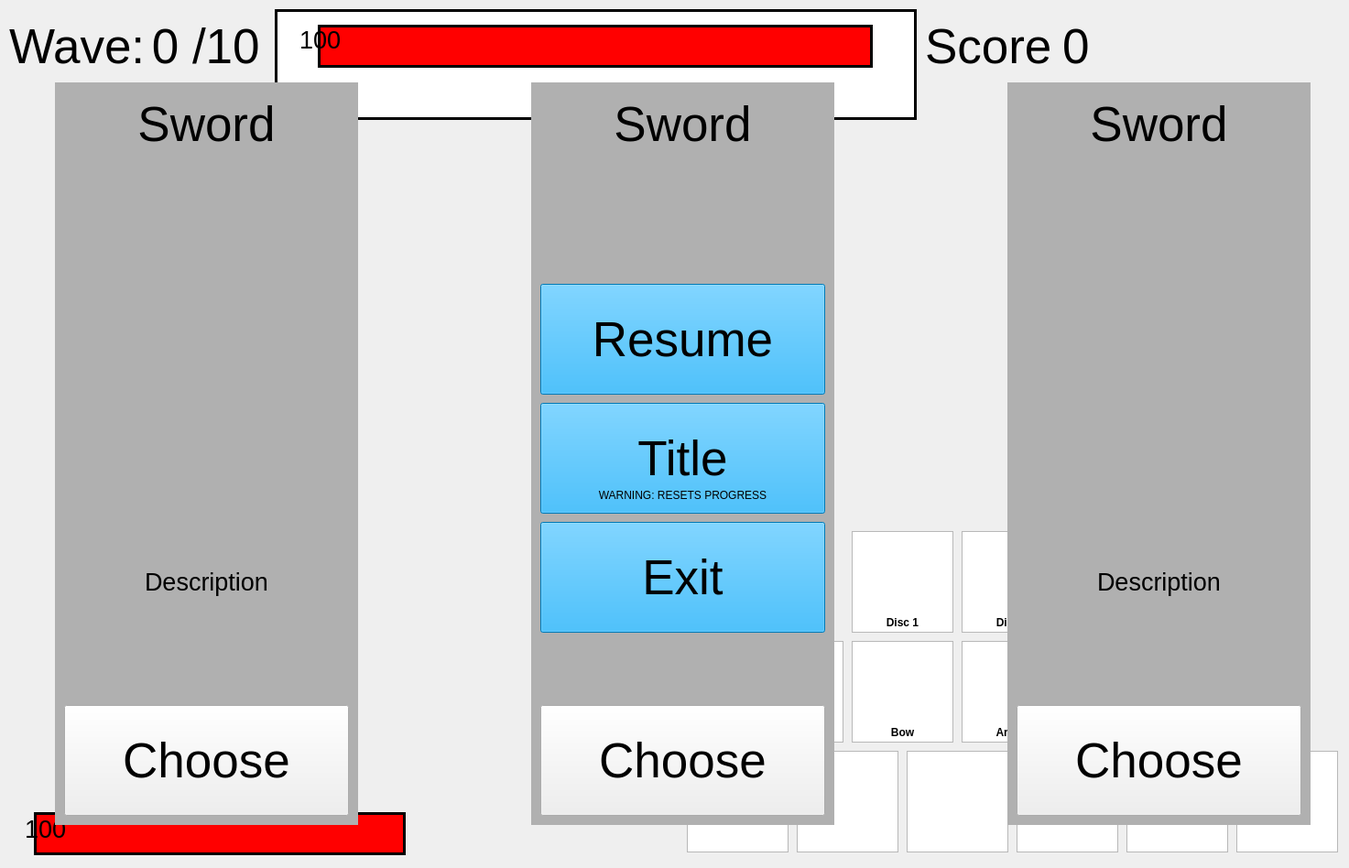
<?xml version="1.0" encoding="UTF-8"?>
<ui version="4.0">
 <class>MainWindow</class>
 <widget class="QMainWindow" name="MainWindow">
  <property name="geometry">
   <rect>
    <x>0</x>
    <y>0</y>
    <width>1473</width>
    <height>948</height>
   </rect>
  </property>
  <property name="windowTitle">
   <string>Page 1</string>
  </property>
  <widget class="QWidget" name="centralwidget">
   <widget class="QLabel" name="lbl_player">
    <property name="geometry">
     <rect>
      <x>260</x>
      <y>350</y>
      <width>91</width>
      <height>81</height>
     </rect>
    </property>
    <property name="text">
     <string/>
    </property>
    <property name="pixmap">
     <pixmap>../images/character_bottom_5.png</pixmap>
    </property>
    <property name="scaledContents">
     <bool>true</bool>
    </property>
   </widget>
   <widget class="QListWidget" name="lst_slot_1">
    <property name="geometry">
     <rect>
      <x>750</x>
      <y>820</y>
      <width>111</width>
      <height>111</height>
     </rect>
    </property>
    <property name="font">
     <font>
      <pointsize>9</pointsize>
     </font>
    </property>
   </widget>
   <widget class="QListWidget" name="lst_slot_2">
    <property name="geometry">
     <rect>
      <x>870</x>
      <y>820</y>
      <width>111</width>
      <height>111</height>
     </rect>
    </property>
   </widget>
   <widget class="QListWidget" name="lst_slot_3">
    <property name="geometry">
     <rect>
      <x>990</x>
      <y>820</y>
      <width>111</width>
      <height>111</height>
     </rect>
    </property>
   </widget>
   <widget class="QListWidget" name="lst_slot_4">
    <property name="geometry">
     <rect>
      <x>1110</x>
      <y>820</y>
      <width>111</width>
      <height>111</height>
     </rect>
    </property>
   </widget>
   <widget class="QListWidget" name="lst_slot_5">
    <property name="geometry">
     <rect>
      <x>1230</x>
      <y>820</y>
      <width>111</width>
      <height>111</height>
     </rect>
    </property>
   </widget>
   <widget class="QListWidget" name="lst_slot_trash">
    <property name="geometry">
     <rect>
      <x>1350</x>
      <y>820</y>
      <width>111</width>
      <height>111</height>
     </rect>
    </property>
   </widget>
   <widget class="QListWidget" name="lst_slot_song1">
    <property name="geometry">
     <rect>
      <x>930</x>
      <y>580</y>
      <width>111</width>
      <height>111</height>
     </rect>
    </property>
   </widget>
   <widget class="QListWidget" name="lst_slot_song2">
    <property name="geometry">
     <rect>
      <x>1050</x>
      <y>580</y>
      <width>111</width>
      <height>111</height>
     </rect>
    </property>
   </widget>
   <widget class="QListWidget" name="lst_slot_song3">
    <property name="geometry">
     <rect>
      <x>1170</x>
      <y>580</y>
      <width>111</width>
      <height>111</height>
     </rect>
    </property>
   </widget>
   <widget class="QListWidget" name="lst_slot_melee">
    <property name="geometry">
     <rect>
      <x>810</x>
      <y>700</y>
      <width>111</width>
      <height>111</height>
     </rect>
    </property>
   </widget>
   <widget class="QListWidget" name="lst_slot_ranged">
    <property name="geometry">
     <rect>
      <x>930</x>
      <y>700</y>
      <width>111</width>
      <height>111</height>
     </rect>
    </property>
   </widget>
   <widget class="QLabel" name="lbl_backround">
    <property name="geometry">
     <rect>
      <x>-10</x>
      <y>0</y>
      <width>1491</width>
      <height>961</height>
     </rect>
    </property>
    <property name="text">
     <string/>
    </property>
    <property name="pixmap">
     <pixmap>../images/grass_backround.png</pixmap>
    </property>
    <property name="scaledContents">
     <bool>true</bool>
    </property>
    <property name="alignment">
     <set>Qt::AlignmentFlag::AlignCenter</set>
    </property>
   </widget>
   <widget class="QLabel" name="lbl_weapon_1">
    <property name="geometry">
     <rect>
      <x>270</x>
      <y>300</y>
      <width>71</width>
      <height>31</height>
     </rect>
    </property>
    <property name="text">
     <string/>
    </property>
    <property name="scaledContents">
     <bool>true</bool>
    </property>
   </widget>
   <widget class="QLabel" name="lbl_weapon_2">
    <property name="geometry">
     <rect>
      <x>350</x>
      <y>320</y>
      <width>51</width>
      <height>31</height>
     </rect>
    </property>
    <property name="text">
     <string/>
    </property>
    <property name="scaledContents">
     <bool>true</bool>
    </property>
   </widget>
   <widget class="QLabel" name="lbl_weapon_8">
    <property name="geometry">
     <rect>
      <x>210</x>
      <y>320</y>
      <width>51</width>
      <height>31</height>
     </rect>
    </property>
    <property name="text">
     <string/>
    </property>
    <property name="scaledContents">
     <bool>true</bool>
    </property>
   </widget>
   <widget class="QLabel" name="lbl_weapon_7">
    <property name="geometry">
     <rect>
      <x>210</x>
      <y>370</y>
      <width>41</width>
      <height>71</height>
     </rect>
    </property>
    <property name="text">
     <string/>
    </property>
    <property name="scaledContents">
     <bool>true</bool>
    </property>
   </widget>
   <widget class="QLabel" name="lbl_weapon_6">
    <property name="geometry">
     <rect>
      <x>210</x>
      <y>440</y>
      <width>61</width>
      <height>31</height>
     </rect>
    </property>
    <property name="text">
     <string/>
    </property>
    <property name="scaledContents">
     <bool>true</bool>
    </property>
   </widget>
   <widget class="QLabel" name="lbl_weapon_3">
    <property name="geometry">
     <rect>
      <x>360</x>
      <y>370</y>
      <width>41</width>
      <height>71</height>
     </rect>
    </property>
    <property name="text">
     <string/>
    </property>
    <property name="scaledContents">
     <bool>true</bool>
    </property>
   </widget>
   <widget class="QLabel" name="lbl_weapon_4">
    <property name="geometry">
     <rect>
      <x>350</x>
      <y>440</y>
      <width>51</width>
      <height>31</height>
     </rect>
    </property>
    <property name="text">
     <string/>
    </property>
    <property name="scaledContents">
     <bool>true</bool>
    </property>
   </widget>
   <widget class="QLabel" name="lbl_weapon_5">
    <property name="geometry">
     <rect>
      <x>270</x>
      <y>450</y>
      <width>71</width>
      <height>31</height>
     </rect>
    </property>
    <property name="text">
     <string/>
    </property>
    <property name="scaledContents">
     <bool>true</bool>
    </property>
   </widget>
   <widget class="QLabel" name="lbl_healthbar">
    <property name="geometry">
     <rect>
      <x>40</x>
      <y>890</y>
      <width>400</width>
      <height>41</height>
     </rect>
    </property>
    <property name="styleSheet">
     <string notr="true">background-color: rgb(255, 0, 0)</string>
    </property>
    <property name="text">
     <string/>
    </property>
   </widget>
   <widget class="QLabel" name="lbl_healthbarbg">
    <property name="geometry">
     <rect>
      <x>37</x>
      <y>887</y>
      <width>406</width>
      <height>47</height>
     </rect>
    </property>
    <property name="maximumSize">
     <size>
      <width>500</width>
      <height>48</height>
     </size>
    </property>
    <property name="styleSheet">
     <string notr="true">background-color: rgb(255, 255, 255); border: 3px solid #000000</string>
    </property>
    <property name="text">
     <string/>
    </property>
   </widget>
   <widget class="QLabel" name="lbl_heartnobg">
    <property name="geometry">
     <rect>
      <x>-20</x>
      <y>880</y>
      <width>141</width>
      <height>61</height>
     </rect>
    </property>
    <property name="text">
     <string/>
    </property>
    <property name="pixmap">
     <pixmap>../images/heartnobg.png</pixmap>
    </property>
    <property name="scaledContents">
     <bool>true</bool>
    </property>
   </widget>
   <widget class="QLabel" name="lbl_playerhealth">
    <property name="geometry">
     <rect>
      <x>27</x>
      <y>880</y>
      <width>51</width>
      <height>51</height>
     </rect>
    </property>
    <property name="font">
     <font>
      <pointsize>20</pointsize>
     </font>
    </property>
    <property name="styleSheet">
     <string notr="true">color: rgb(0, 0, 0);</string>
    </property>
    <property name="text">
     <string>100</string>
    </property>
   </widget>
   <widget class="QListWidget" name="lst_slot_armor">
    <property name="geometry">
     <rect>
      <x>1050</x>
      <y>700</y>
      <width>111</width>
      <height>111</height>
     </rect>
    </property>
   </widget>
   <widget class="QLabel" name="lbl_bowability">
    <property name="geometry">
     <rect>
      <x>450</x>
      <y>880</y>
      <width>51</width>
      <height>51</height>
     </rect>
    </property>
    <property name="text">
     <string/>
    </property>
    <property name="pixmap">
     <pixmap>../images/bow_ability.png</pixmap>
    </property>
    <property name="scaledContents">
     <bool>true</bool>
    </property>
   </widget>
   <widget class="QLabel" name="lbl_bowcooldown">
    <property name="geometry">
     <rect>
      <x>450</x>
      <y>880</y>
      <width>51</width>
      <height>51</height>
     </rect>
    </property>
    <property name="font">
     <font>
      <pointsize>20</pointsize>
      <bold>true</bold>
     </font>
    </property>
    <property name="styleSheet">
     <string notr="true"/>
    </property>
    <property name="text">
     <string/>
    </property>
    <property name="alignment">
     <set>Qt::AlignmentFlag::AlignCenter</set>
    </property>
   </widget>
   <widget class="QLabel" name="lbl_wavename">
    <property name="geometry">
     <rect>
      <x>10</x>
      <y>10</y>
      <width>151</width>
      <height>81</height>
     </rect>
    </property>
    <property name="font">
     <font>
      <pointsize>40</pointsize>
     </font>
    </property>
    <property name="text">
     <string>Wave:</string>
    </property>
   </widget>
   <widget class="QLabel" name="lbl_wave">
    <property name="geometry">
     <rect>
      <x>150</x>
      <y>10</y>
      <width>61</width>
      <height>81</height>
     </rect>
    </property>
    <property name="font">
     <font>
      <pointsize>40</pointsize>
     </font>
    </property>
    <property name="text">
     <string>0</string>
    </property>
    <property name="alignment">
     <set>Qt::AlignmentFlag::AlignCenter</set>
    </property>
   </widget>
   <widget class="QLabel" name="lbl_wavename_2">
    <property name="geometry">
     <rect>
      <x>210</x>
      <y>10</y>
      <width>101</width>
      <height>81</height>
     </rect>
    </property>
    <property name="font">
     <font>
      <pointsize>40</pointsize>
     </font>
    </property>
    <property name="text">
     <string>/10</string>
    </property>
   </widget>
   <widget class="QLabel" name="lbl_scorename">
    <property name="geometry">
     <rect>
      <x>1010</x>
      <y>10</y>
      <width>141</width>
      <height>81</height>
     </rect>
    </property>
    <property name="font">
     <font>
      <pointsize>40</pointsize>
     </font>
    </property>
    <property name="text">
     <string>Score:</string>
    </property>
   </widget>
   <widget class="QLabel" name="lbl_score">
    <property name="geometry">
     <rect>
      <x>1160</x>
      <y>10</y>
      <width>301</width>
      <height>81</height>
     </rect>
    </property>
    <property name="font">
     <font>
      <pointsize>40</pointsize>
     </font>
    </property>
    <property name="text">
     <string>0</string>
    </property>
   </widget>
   <widget class="QLabel" name="lbl_yapyapyap">
    <property name="geometry">
     <rect>
      <x>300</x>
      <y>10</y>
      <width>701</width>
      <height>121</height>
     </rect>
    </property>
    <property name="styleSheet">
     <string notr="true">background-color: rgb(255, 255, 255); border: 3px solid #000000</string>
    </property>
    <property name="text">
     <string/>
    </property>
    <property name="alignment">
     <set>Qt::AlignmentFlag::AlignCenter</set>
    </property>
   </widget>
   <widget class="QLabel" name="lbl_bosshealthbar">
    <property name="geometry">
     <rect>
      <x>350</x>
      <y>30</y>
      <width>600</width>
      <height>41</height>
     </rect>
    </property>
    <property name="styleSheet">
     <string notr="true">background-color: rgb(255, 0, 0)</string>
    </property>
    <property name="text">
     <string/>
    </property>
   </widget>
   <widget class="QLabel" name="lbl_bossheartnobg">
    <property name="geometry">
     <rect>
      <x>280</x>
      <y>18</y>
      <width>141</width>
      <height>61</height>
     </rect>
    </property>
    <property name="text">
     <string/>
    </property>
    <property name="pixmap">
     <pixmap>../images/heartnobg.png</pixmap>
    </property>
    <property name="scaledContents">
     <bool>true</bool>
    </property>
   </widget>
   <widget class="QLabel" name="lbl_bosshealth">
    <property name="geometry">
     <rect>
      <x>327</x>
      <y>18</y>
      <width>51</width>
      <height>51</height>
     </rect>
    </property>
    <property name="font">
     <font>
      <pointsize>20</pointsize>
     </font>
    </property>
    <property name="styleSheet">
     <string notr="true">color: rgb(0, 0, 0);</string>
    </property>
    <property name="text">
     <string>100</string>
    </property>
   </widget>
   <widget class="QLabel" name="lbl_bosshealthbarbg">
    <property name="geometry">
     <rect>
      <x>347</x>
      <y>27</y>
      <width>606</width>
      <height>47</height>
     </rect>
    </property>
    <property name="styleSheet">
     <string notr="true">background-color: rgb(255, 255, 255); border: 3px solid #000000</string>
    </property>
    <property name="text">
     <string/>
    </property>
   </widget>
   <widget class="QLabel" name="lbl_bossname">
    <property name="geometry">
     <rect>
      <x>360</x>
      <y>70</y>
      <width>411</width>
      <height>41</height>
     </rect>
    </property>
    <property name="font">
     <font>
      <pointsize>20</pointsize>
     </font>
    </property>
    <property name="text">
     <string/>
    </property>
   </widget>
   <widget class="QListWidget" name="lst_slot_boots">
    <property name="geometry">
     <rect>
      <x>1170</x>
      <y>700</y>
      <width>111</width>
      <height>111</height>
     </rect>
    </property>
   </widget>
   <widget class="QListWidget" name="lst_slot_lifeforce">
    <property name="geometry">
     <rect>
      <x>1290</x>
      <y>700</y>
      <width>111</width>
      <height>111</height>
     </rect>
    </property>
   </widget>
   <widget class="QLabel" name="lbl_choice1_backround">
    <property name="geometry">
     <rect>
      <x>60</x>
      <y>90</y>
      <width>331</width>
      <height>811</height>
     </rect>
    </property>
    <property name="styleSheet">
     <string notr="true">background-color: rgb(176, 176, 176);</string>
    </property>
    <property name="text">
     <string/>
    </property>
   </widget>
   <widget class="QLabel" name="lbl_choice1_title">
    <property name="geometry">
     <rect>
      <x>70</x>
      <y>100</y>
      <width>311</width>
      <height>71</height>
     </rect>
    </property>
    <property name="font">
     <font>
      <pointsize>40</pointsize>
     </font>
    </property>
    <property name="text">
     <string>Sword</string>
    </property>
    <property name="alignment">
     <set>Qt::AlignmentFlag::AlignCenter</set>
    </property>
   </widget>
   <widget class="QLabel" name="lbl_choice1_image">
    <property name="geometry">
     <rect>
      <x>70</x>
      <y>180</y>
      <width>311</width>
      <height>321</height>
     </rect>
    </property>
    <property name="text">
     <string/>
    </property>
    <property name="pixmap">
     <pixmap>../images/wooden_sword_base.gif</pixmap>
    </property>
    <property name="scaledContents">
     <bool>true</bool>
    </property>
   </widget>
   <widget class="QLabel" name="lbl_choice1_description">
    <property name="geometry">
     <rect>
      <x>70</x>
      <y>510</y>
      <width>311</width>
      <height>251</height>
     </rect>
    </property>
    <property name="font">
     <font>
      <pointsize>20</pointsize>
     </font>
    </property>
    <property name="text">
     <string>Description</string>
    </property>
    <property name="alignment">
     <set>Qt::AlignmentFlag::AlignCenter</set>
    </property>
   </widget>
   <widget class="QPushButton" name="btn_choice1">
    <property name="geometry">
     <rect>
      <x>70</x>
      <y>770</y>
      <width>311</width>
      <height>121</height>
     </rect>
    </property>
    <property name="font">
     <font>
      <pointsize>40</pointsize>
     </font>
    </property>
    <property name="focusPolicy">
     <enum>Qt::FocusPolicy::NoFocus</enum>
    </property>
    <property name="text">
     <string>Choose</string>
    </property>
   </widget>
   <widget class="QLabel" name="lbl_choice2_backround">
    <property name="geometry">
     <rect>
      <x>580</x>
      <y>90</y>
      <width>331</width>
      <height>811</height>
     </rect>
    </property>
    <property name="styleSheet">
     <string notr="true">background-color: rgb(176, 176, 176);</string>
    </property>
    <property name="text">
     <string/>
    </property>
   </widget>
   <widget class="QLabel" name="lbl_choice2_title">
    <property name="geometry">
     <rect>
      <x>590</x>
      <y>100</y>
      <width>311</width>
      <height>71</height>
     </rect>
    </property>
    <property name="font">
     <font>
      <pointsize>40</pointsize>
     </font>
    </property>
    <property name="text">
     <string>Sword</string>
    </property>
    <property name="alignment">
     <set>Qt::AlignmentFlag::AlignCenter</set>
    </property>
   </widget>
   <widget class="QPushButton" name="btn_choice2">
    <property name="geometry">
     <rect>
      <x>590</x>
      <y>770</y>
      <width>311</width>
      <height>121</height>
     </rect>
    </property>
    <property name="font">
     <font>
      <pointsize>40</pointsize>
     </font>
    </property>
    <property name="focusPolicy">
     <enum>Qt::FocusPolicy::NoFocus</enum>
    </property>
    <property name="text">
     <string>Choose</string>
    </property>
   </widget>
   <widget class="QLabel" name="lbl_choice2_description">
    <property name="geometry">
     <rect>
      <x>590</x>
      <y>510</y>
      <width>311</width>
      <height>251</height>
     </rect>
    </property>
    <property name="font">
     <font>
      <pointsize>20</pointsize>
     </font>
    </property>
    <property name="text">
     <string>Description</string>
    </property>
    <property name="alignment">
     <set>Qt::AlignmentFlag::AlignCenter</set>
    </property>
   </widget>
   <widget class="QLabel" name="lbl_choice2_image">
    <property name="geometry">
     <rect>
      <x>590</x>
      <y>180</y>
      <width>311</width>
      <height>321</height>
     </rect>
    </property>
    <property name="text">
     <string/>
    </property>
    <property name="pixmap">
     <pixmap>../images/wooden_sword_base.gif</pixmap>
    </property>
    <property name="scaledContents">
     <bool>true</bool>
    </property>
   </widget>
   <widget class="QLabel" name="lbl_choice3_backround">
    <property name="geometry">
     <rect>
      <x>1100</x>
      <y>90</y>
      <width>331</width>
      <height>811</height>
     </rect>
    </property>
    <property name="styleSheet">
     <string notr="true">background-color: rgb(176, 176, 176);</string>
    </property>
    <property name="text">
     <string/>
    </property>
   </widget>
   <widget class="QLabel" name="lbl_choice3_title">
    <property name="geometry">
     <rect>
      <x>1110</x>
      <y>100</y>
      <width>311</width>
      <height>71</height>
     </rect>
    </property>
    <property name="font">
     <font>
      <pointsize>40</pointsize>
     </font>
    </property>
    <property name="text">
     <string>Sword</string>
    </property>
    <property name="alignment">
     <set>Qt::AlignmentFlag::AlignCenter</set>
    </property>
   </widget>
   <widget class="QPushButton" name="btn_choice3">
    <property name="geometry">
     <rect>
      <x>1110</x>
      <y>770</y>
      <width>311</width>
      <height>121</height>
     </rect>
    </property>
    <property name="font">
     <font>
      <pointsize>40</pointsize>
     </font>
    </property>
    <property name="focusPolicy">
     <enum>Qt::FocusPolicy::NoFocus</enum>
    </property>
    <property name="text">
     <string>Choose</string>
    </property>
   </widget>
   <widget class="QLabel" name="lbl_choice3_description">
    <property name="geometry">
     <rect>
      <x>1110</x>
      <y>510</y>
      <width>311</width>
      <height>251</height>
     </rect>
    </property>
    <property name="font">
     <font>
      <pointsize>20</pointsize>
     </font>
    </property>
    <property name="text">
     <string>Description</string>
    </property>
    <property name="alignment">
     <set>Qt::AlignmentFlag::AlignCenter</set>
    </property>
   </widget>
   <widget class="QLabel" name="lbl_choice3_image">
    <property name="geometry">
     <rect>
      <x>1110</x>
      <y>180</y>
      <width>311</width>
      <height>321</height>
     </rect>
    </property>
    <property name="text">
     <string/>
    </property>
    <property name="pixmap">
     <pixmap>../images/wooden_sword_base.gif</pixmap>
    </property>
    <property name="scaledContents">
     <bool>true</bool>
    </property>
   </widget>
   <widget class="QLabel" name="lbl_melee">
    <property name="geometry">
     <rect>
      <x>810</x>
      <y>790</y>
      <width>111</width>
      <height>20</height>
     </rect>
    </property>
    <property name="font">
     <font>
      <bold>true</bold>
     </font>
    </property>
    <property name="text">
     <string>Sword</string>
    </property>
    <property name="alignment">
     <set>Qt::AlignmentFlag::AlignCenter</set>
    </property>
   </widget>
   <widget class="QLabel" name="lbl_ranged">
    <property name="geometry">
     <rect>
      <x>930</x>
      <y>790</y>
      <width>111</width>
      <height>20</height>
     </rect>
    </property>
    <property name="font">
     <font>
      <bold>true</bold>
     </font>
    </property>
    <property name="text">
     <string>Bow</string>
    </property>
    <property name="alignment">
     <set>Qt::AlignmentFlag::AlignCenter</set>
    </property>
   </widget>
   <widget class="QLabel" name="lbl_armor">
    <property name="geometry">
     <rect>
      <x>1050</x>
      <y>790</y>
      <width>111</width>
      <height>20</height>
     </rect>
    </property>
    <property name="font">
     <font>
      <bold>true</bold>
     </font>
    </property>
    <property name="text">
     <string>Armor</string>
    </property>
    <property name="alignment">
     <set>Qt::AlignmentFlag::AlignCenter</set>
    </property>
   </widget>
   <widget class="QLabel" name="lbl_boots">
    <property name="geometry">
     <rect>
      <x>1170</x>
      <y>790</y>
      <width>111</width>
      <height>20</height>
     </rect>
    </property>
    <property name="font">
     <font>
      <bold>true</bold>
     </font>
    </property>
    <property name="text">
     <string>Boots</string>
    </property>
    <property name="alignment">
     <set>Qt::AlignmentFlag::AlignCenter</set>
    </property>
   </widget>
   <widget class="QLabel" name="lbl_lifeforce">
    <property name="geometry">
     <rect>
      <x>1290</x>
      <y>790</y>
      <width>111</width>
      <height>20</height>
     </rect>
    </property>
    <property name="font">
     <font>
      <bold>true</bold>
     </font>
    </property>
    <property name="text">
     <string>Lifeforce</string>
    </property>
    <property name="alignment">
     <set>Qt::AlignmentFlag::AlignCenter</set>
    </property>
   </widget>
   <widget class="QLabel" name="lbl_disc1">
    <property name="geometry">
     <rect>
      <x>930</x>
      <y>670</y>
      <width>111</width>
      <height>20</height>
     </rect>
    </property>
    <property name="font">
     <font>
      <bold>true</bold>
     </font>
    </property>
    <property name="text">
     <string>Disc 1</string>
    </property>
    <property name="alignment">
     <set>Qt::AlignmentFlag::AlignCenter</set>
    </property>
   </widget>
   <widget class="QLabel" name="lbl_disc2">
    <property name="geometry">
     <rect>
      <x>1050</x>
      <y>670</y>
      <width>111</width>
      <height>20</height>
     </rect>
    </property>
    <property name="font">
     <font>
      <bold>true</bold>
     </font>
    </property>
    <property name="text">
     <string>Disc 2</string>
    </property>
    <property name="alignment">
     <set>Qt::AlignmentFlag::AlignCenter</set>
    </property>
   </widget>
   <widget class="QLabel" name="lbl_disc3">
    <property name="geometry">
     <rect>
      <x>1170</x>
      <y>670</y>
      <width>111</width>
      <height>20</height>
     </rect>
    </property>
    <property name="font">
     <font>
      <bold>true</bold>
     </font>
    </property>
    <property name="text">
     <string>Disc 3</string>
    </property>
    <property name="alignment">
     <set>Qt::AlignmentFlag::AlignCenter</set>
    </property>
   </widget>
   <widget class="QLabel" name="lbl_backinblackability">
    <property name="geometry">
     <rect>
      <x>510</x>
      <y>880</y>
      <width>51</width>
      <height>51</height>
     </rect>
    </property>
    <property name="text">
     <string/>
    </property>
    <property name="pixmap">
     <pixmap>../images/backinblack.png</pixmap>
    </property>
    <property name="scaledContents">
     <bool>true</bool>
    </property>
   </widget>
   <widget class="QLabel" name="lbl_backinblackcooldown">
    <property name="geometry">
     <rect>
      <x>510</x>
      <y>880</y>
      <width>51</width>
      <height>51</height>
     </rect>
    </property>
    <property name="font">
     <font>
      <pointsize>20</pointsize>
      <bold>true</bold>
     </font>
    </property>
    <property name="styleSheet">
     <string notr="true">color: rgb(255, 255, 255);</string>
    </property>
    <property name="text">
     <string/>
    </property>
    <property name="alignment">
     <set>Qt::AlignmentFlag::AlignCenter</set>
    </property>
   </widget>
   <widget class="QLabel" name="lbl_thickofitability">
    <property name="geometry">
     <rect>
      <x>570</x>
      <y>880</y>
      <width>51</width>
      <height>51</height>
     </rect>
    </property>
    <property name="text">
     <string/>
    </property>
    <property name="pixmap">
     <pixmap>../images/thickofit.jpg</pixmap>
    </property>
    <property name="scaledContents">
     <bool>true</bool>
    </property>
   </widget>
   <widget class="QLabel" name="lbl_thickofitcooldown">
    <property name="geometry">
     <rect>
      <x>570</x>
      <y>880</y>
      <width>51</width>
      <height>51</height>
     </rect>
    </property>
    <property name="font">
     <font>
      <pointsize>20</pointsize>
      <bold>true</bold>
     </font>
    </property>
    <property name="styleSheet">
     <string notr="true">color: rgb(255, 255, 255);</string>
    </property>
    <property name="text">
     <string/>
    </property>
    <property name="alignment">
     <set>Qt::AlignmentFlag::AlignCenter</set>
    </property>
   </widget>
   <widget class="QLabel" name="lbl_imstillstandingability">
    <property name="geometry">
     <rect>
      <x>630</x>
      <y>880</y>
      <width>51</width>
      <height>51</height>
     </rect>
    </property>
    <property name="text">
     <string/>
    </property>
    <property name="pixmap">
     <pixmap>../images/imstillstanding.jpg</pixmap>
    </property>
    <property name="scaledContents">
     <bool>true</bool>
    </property>
   </widget>
   <widget class="QLabel" name="lbl_imstillstandingcooldown">
    <property name="geometry">
     <rect>
      <x>630</x>
      <y>880</y>
      <width>51</width>
      <height>51</height>
     </rect>
    </property>
    <property name="font">
     <font>
      <pointsize>20</pointsize>
      <bold>true</bold>
     </font>
    </property>
    <property name="styleSheet">
     <string notr="true"/>
    </property>
    <property name="text">
     <string/>
    </property>
    <property name="alignment">
     <set>Qt::AlignmentFlag::AlignCenter</set>
    </property>
   </widget>
   <widget class="QPushButton" name="btn_resume">
    <property name="geometry">
     <rect>
      <x>590</x>
      <y>310</y>
      <width>311</width>
      <height>121</height>
     </rect>
    </property>
    <property name="font">
     <font>
      <pointsize>40</pointsize>
     </font>
    </property>
    <property name="focusPolicy">
     <enum>Qt::FocusPolicy::NoFocus</enum>
    </property>
    <property name="styleSheet">
     <string notr="true">background-color: rgb(0, 170, 255);</string>
    </property>
    <property name="text">
     <string>Resume</string>
    </property>
   </widget>
   <widget class="QPushButton" name="btn_title">
    <property name="geometry">
     <rect>
      <x>590</x>
      <y>440</y>
      <width>311</width>
      <height>121</height>
     </rect>
    </property>
    <property name="font">
     <font>
      <pointsize>40</pointsize>
     </font>
    </property>
    <property name="focusPolicy">
     <enum>Qt::FocusPolicy::NoFocus</enum>
    </property>
    <property name="styleSheet">
     <string notr="true">background-color: rgb(0, 170, 255);</string>
    </property>
    <property name="text">
     <string>Title</string>
    </property>
   </widget>
   <widget class="QPushButton" name="btn_exit">
    <property name="geometry">
     <rect>
      <x>590</x>
      <y>570</y>
      <width>311</width>
      <height>121</height>
     </rect>
    </property>
    <property name="font">
     <font>
      <pointsize>40</pointsize>
     </font>
    </property>
    <property name="focusPolicy">
     <enum>Qt::FocusPolicy::NoFocus</enum>
    </property>
    <property name="styleSheet">
     <string notr="true">background-color: rgb(0, 170, 255);</string>
    </property>
    <property name="text">
     <string>Exit</string>
    </property>
   </widget>
   <widget class="QLabel" name="lbl_titlename">
    <property name="geometry">
     <rect>
      <x>600</x>
      <y>530</y>
      <width>291</width>
      <height>21</height>
     </rect>
    </property>
    <property name="text">
     <string>WARNING: RESETS PROGRESS</string>
    </property>
    <property name="alignment">
     <set>Qt::AlignmentFlag::AlignCenter</set>
    </property>
   </widget>
   <zorder>lbl_backround</zorder>
   <zorder>lbl_player</zorder>
   <zorder>lst_slot_1</zorder>
   <zorder>lst_slot_2</zorder>
   <zorder>lst_slot_3</zorder>
   <zorder>lst_slot_4</zorder>
   <zorder>lst_slot_5</zorder>
   <zorder>lst_slot_trash</zorder>
   <zorder>lst_slot_song1</zorder>
   <zorder>lst_slot_song2</zorder>
   <zorder>lst_slot_song3</zorder>
   <zorder>lst_slot_melee</zorder>
   <zorder>lst_slot_ranged</zorder>
   <zorder>lbl_weapon_1</zorder>
   <zorder>lbl_weapon_2</zorder>
   <zorder>lbl_weapon_8</zorder>
   <zorder>lbl_weapon_7</zorder>
   <zorder>lbl_weapon_6</zorder>
   <zorder>lbl_weapon_3</zorder>
   <zorder>lbl_weapon_4</zorder>
   <zorder>lbl_weapon_5</zorder>
   <zorder>lbl_healthbarbg</zorder>
   <zorder>lbl_healthbar</zorder>
   <zorder>lbl_heartnobg</zorder>
   <zorder>lbl_playerhealth</zorder>
   <zorder>lst_slot_armor</zorder>
   <zorder>lbl_bowability</zorder>
   <zorder>lbl_bowcooldown</zorder>
   <zorder>lbl_wavename</zorder>
   <zorder>lbl_wave</zorder>
   <zorder>lbl_wavename_2</zorder>
   <zorder>lbl_scorename</zorder>
   <zorder>lbl_score</zorder>
   <zorder>lbl_yapyapyap</zorder>
   <zorder>lbl_bosshealthbarbg</zorder>
   <zorder>lbl_bosshealthbar</zorder>
   <zorder>lbl_bossheartnobg</zorder>
   <zorder>lbl_bosshealth</zorder>
   <zorder>lbl_bossname</zorder>
   <zorder>lst_slot_boots</zorder>
   <zorder>lst_slot_lifeforce</zorder>
   <zorder>lbl_choice1_backround</zorder>
   <zorder>lbl_choice1_title</zorder>
   <zorder>lbl_choice1_image</zorder>
   <zorder>lbl_choice1_description</zorder>
   <zorder>btn_choice1</zorder>
   <zorder>lbl_melee</zorder>
   <zorder>lbl_ranged</zorder>
   <zorder>lbl_armor</zorder>
   <zorder>lbl_boots</zorder>
   <zorder>lbl_lifeforce</zorder>
   <zorder>lbl_disc1</zorder>
   <zorder>lbl_disc2</zorder>
   <zorder>lbl_disc3</zorder>
   <zorder>lbl_choice2_backround</zorder>
   <zorder>lbl_choice2_image</zorder>
   <zorder>btn_choice2</zorder>
   <zorder>lbl_choice2_description</zorder>
   <zorder>lbl_choice2_title</zorder>
   <zorder>lbl_choice3_backround</zorder>
   <zorder>lbl_choice3_description</zorder>
   <zorder>lbl_choice3_image</zorder>
   <zorder>lbl_choice3_title</zorder>
   <zorder>btn_choice3</zorder>
   <zorder>lbl_backinblackability</zorder>
   <zorder>lbl_backinblackcooldown</zorder>
   <zorder>lbl_thickofitability</zorder>
   <zorder>lbl_thickofitcooldown</zorder>
   <zorder>lbl_imstillstandingability</zorder>
   <zorder>lbl_imstillstandingcooldown</zorder>
   <zorder>btn_resume</zorder>
   <zorder>btn_title</zorder>
   <zorder>btn_exit</zorder>
   <zorder>lbl_titlename</zorder>
  </widget>
 </widget>
 <resources/>
 <connections>
  <connection>
   <sender>lst_slot_1</sender>
   <signal>clicked(QModelIndex)</signal>
   <receiver>MainWindow</receiver>
   <slot>lst_slots_a()</slot>
   <hints>
    <hint type="sourcelabel">
     <x>826</x>
     <y>930</y>
    </hint>
    <hint type="destinationlabel">
     <x>313</x>
     <y>357</y>
    </hint>
   </hints>
  </connection>
  <connection>
   <sender>lst_slot_2</sender>
   <signal>clicked(QModelIndex)</signal>
   <receiver>MainWindow</receiver>
   <slot>lst_slots_a()</slot>
   <hints>
    <hint type="sourcelabel">
     <x>980</x>
     <y>923</y>
    </hint>
    <hint type="destinationlabel">
     <x>562</x>
     <y>299</y>
    </hint>
   </hints>
  </connection>
  <connection>
   <sender>lst_slot_3</sender>
   <signal>clicked(QModelIndex)</signal>
   <receiver>MainWindow</receiver>
   <slot>lst_slots_a()</slot>
   <hints>
    <hint type="sourcelabel">
     <x>1100</x>
     <y>915</y>
    </hint>
    <hint type="destinationlabel">
     <x>700</x>
     <y>445</y>
    </hint>
   </hints>
  </connection>
  <connection>
   <sender>lst_slot_4</sender>
   <signal>clicked(QModelIndex)</signal>
   <receiver>MainWindow</receiver>
   <slot>lst_slots_a()</slot>
   <hints>
    <hint type="sourcelabel">
     <x>1146</x>
     <y>863</y>
    </hint>
    <hint type="destinationlabel">
     <x>611</x>
     <y>162</y>
    </hint>
   </hints>
  </connection>
  <connection>
   <sender>lst_slot_5</sender>
   <signal>clicked(QModelIndex)</signal>
   <receiver>MainWindow</receiver>
   <slot>lst_slots_a()</slot>
   <hints>
    <hint type="sourcelabel">
     <x>1288</x>
     <y>880</y>
    </hint>
    <hint type="destinationlabel">
     <x>731</x>
     <y>173</y>
    </hint>
   </hints>
  </connection>
  <connection>
   <sender>lst_slot_trash</sender>
   <signal>clicked(QModelIndex)</signal>
   <receiver>MainWindow</receiver>
   <slot>lst_slots_a()</slot>
   <hints>
    <hint type="sourcelabel">
     <x>1386</x>
     <y>878</y>
    </hint>
    <hint type="destinationlabel">
     <x>810</x>
     <y>193</y>
    </hint>
   </hints>
  </connection>
  <connection>
   <sender>lst_slot_song1</sender>
   <signal>clicked(QModelIndex)</signal>
   <receiver>MainWindow</receiver>
   <slot>lst_slots_a()</slot>
   <hints>
    <hint type="sourcelabel">
     <x>990</x>
     <y>606</y>
    </hint>
    <hint type="destinationlabel">
     <x>896</x>
     <y>245</y>
    </hint>
   </hints>
  </connection>
  <connection>
   <sender>lst_slot_song2</sender>
   <signal>clicked(QModelIndex)</signal>
   <receiver>MainWindow</receiver>
   <slot>lst_slots_a()</slot>
   <hints>
    <hint type="sourcelabel">
     <x>1125</x>
     <y>609</y>
    </hint>
    <hint type="destinationlabel">
     <x>1014</x>
     <y>203</y>
    </hint>
   </hints>
  </connection>
  <connection>
   <sender>lst_slot_song3</sender>
   <signal>clicked(QModelIndex)</signal>
   <receiver>MainWindow</receiver>
   <slot>lst_slots_a()</slot>
   <hints>
    <hint type="sourcelabel">
     <x>1242</x>
     <y>612</y>
    </hint>
    <hint type="destinationlabel">
     <x>1145</x>
     <y>180</y>
    </hint>
   </hints>
  </connection>
  <connection>
   <sender>lst_slot_ranged</sender>
   <signal>clicked(QModelIndex)</signal>
   <receiver>MainWindow</receiver>
   <slot>lst_slots_a()</slot>
   <hints>
    <hint type="sourcelabel">
     <x>980</x>
     <y>794</y>
    </hint>
    <hint type="destinationlabel">
     <x>1324</x>
     <y>207</y>
    </hint>
   </hints>
  </connection>
  <connection>
   <sender>lst_slot_melee</sender>
   <signal>clicked(QModelIndex)</signal>
   <receiver>MainWindow</receiver>
   <slot>lst_slots_a()</slot>
   <hints>
    <hint type="sourcelabel">
     <x>835</x>
     <y>748</y>
    </hint>
    <hint type="destinationlabel">
     <x>1254</x>
     <y>220</y>
    </hint>
   </hints>
  </connection>
  <connection>
   <sender>lst_slot_armor</sender>
   <signal>clicked(QModelIndex)</signal>
   <receiver>MainWindow</receiver>
   <slot>lst_slots_a()</slot>
   <hints>
    <hint type="sourcelabel">
     <x>1122</x>
     <y>771</y>
    </hint>
    <hint type="destinationlabel">
     <x>1534</x>
     <y>604</y>
    </hint>
   </hints>
  </connection>
  <connection>
   <sender>lst_slot_boots</sender>
   <signal>clicked(QModelIndex)</signal>
   <receiver>MainWindow</receiver>
   <slot>lst_slots_a()</slot>
   <hints>
    <hint type="sourcelabel">
     <x>1216</x>
     <y>738</y>
    </hint>
    <hint type="destinationlabel">
     <x>1846</x>
     <y>527</y>
    </hint>
   </hints>
  </connection>
  <connection>
   <sender>lst_slot_lifeforce</sender>
   <signal>clicked(QModelIndex)</signal>
   <receiver>MainWindow</receiver>
   <slot>lst_slots_a()</slot>
   <hints>
    <hint type="sourcelabel">
     <x>1345</x>
     <y>760</y>
    </hint>
    <hint type="destinationlabel">
     <x>1936</x>
     <y>648</y>
    </hint>
   </hints>
  </connection>
  <connection>
   <sender>btn_choice1</sender>
   <signal>clicked()</signal>
   <receiver>MainWindow</receiver>
   <slot>btn_choice1_a()</slot>
   <hints>
    <hint type="sourcelabel">
     <x>301</x>
     <y>823</y>
    </hint>
    <hint type="destinationlabel">
     <x>-240</x>
     <y>546</y>
    </hint>
   </hints>
  </connection>
  <connection>
   <sender>btn_choice2</sender>
   <signal>clicked()</signal>
   <receiver>MainWindow</receiver>
   <slot>btn_choice2_a()</slot>
   <hints>
    <hint type="sourcelabel">
     <x>694</x>
     <y>803</y>
    </hint>
    <hint type="destinationlabel">
     <x>-117</x>
     <y>590</y>
    </hint>
   </hints>
  </connection>
  <connection>
   <sender>btn_choice3</sender>
   <signal>clicked()</signal>
   <receiver>MainWindow</receiver>
   <slot>btn_choice3_a()</slot>
   <hints>
    <hint type="sourcelabel">
     <x>1163</x>
     <y>782</y>
    </hint>
    <hint type="destinationlabel">
     <x>-53</x>
     <y>516</y>
    </hint>
   </hints>
  </connection>
  <connection>
   <sender>btn_resume</sender>
   <signal>clicked()</signal>
   <receiver>MainWindow</receiver>
   <slot>btn_resume_a()</slot>
   <hints>
    <hint type="sourcelabel">
     <x>646</x>
     <y>371</y>
    </hint>
    <hint type="destinationlabel">
     <x>1650</x>
     <y>401</y>
    </hint>
   </hints>
  </connection>
  <connection>
   <sender>btn_title</sender>
   <signal>clicked()</signal>
   <receiver>MainWindow</receiver>
   <slot>btn_title_a()</slot>
   <hints>
    <hint type="sourcelabel">
     <x>769</x>
     <y>500</y>
    </hint>
    <hint type="destinationlabel">
     <x>1650</x>
     <y>516</y>
    </hint>
   </hints>
  </connection>
  <connection>
   <sender>btn_exit</sender>
   <signal>clicked()</signal>
   <receiver>MainWindow</receiver>
   <slot>btn_exit_a()</slot>
   <hints>
    <hint type="sourcelabel">
     <x>779</x>
     <y>615</y>
    </hint>
    <hint type="destinationlabel">
     <x>1650</x>
     <y>580</y>
    </hint>
   </hints>
  </connection>
 </connections>
 <slots>
  <slot>lst_slots_a()</slot>
  <slot>btn_choice1_a()</slot>
  <slot>btn_choice2_a()</slot>
  <slot>btn_choice3_a()</slot>
  <slot>btn_resume_a()</slot>
  <slot>btn_title_a()</slot>
  <slot>btn_exit_a()</slot>
 </slots>
</ui>
